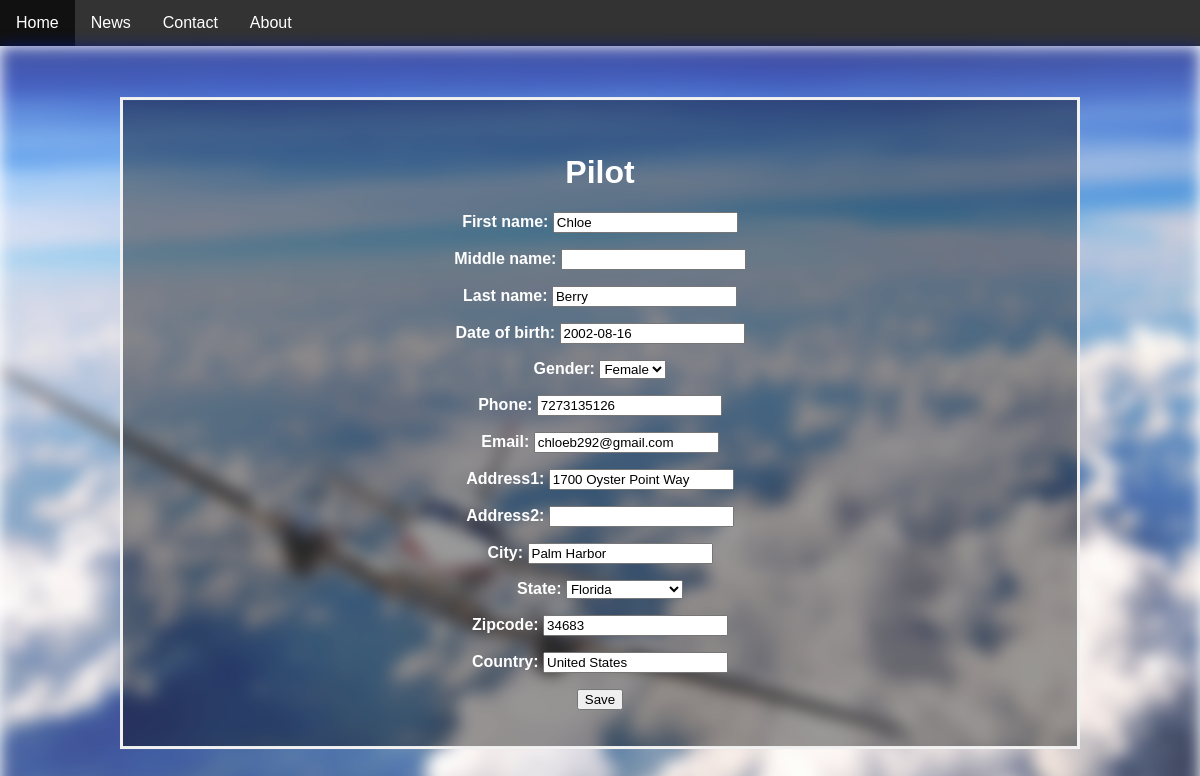
The page /logs/pilot/1/edit/ on the database its author committed.
### logs/models.py (models this page shows, shortened)
class Pilot(models.Model):
    custom_user = models.ForeignKey(CustomUser, on_delete=models.CASCADE)
    first_name = models.CharField(max_length=200)
    middle_name = models.CharField(max_length=200,blank=True)
    last_name = models.CharField(max_length=200)
    date_of_birth = models.DateField(null=True)
    GENDER_CHOICES = (
        ('M', 'Male'),
        ('F', 'Female'),
    )
    gender = models.CharField(max_length=1, choices=GENDER_CHOICES)
    phone = models.CharField(max_length=200)
    email = models.CharField(max_length=200)
    STATE_CHOICES = (("Alabama","Alabama"),("Alaska","Alaska"),("Arizona","Arizona"),("Arkansas","Arkansas"),("California","California"),("Colorado","Colorado"),("Connecticut","Connecticut"),("Delaware","Delaware"),("Florida","Florida"),("Georgia","Georgia"),("Hawaii","Hawaii"),("Idaho","Idaho"),("Illinois","Illinois"),("Indiana","Indiana"),("Iowa","Iowa"),("Kansas","Kansas"),("Kentucky","Kentucky"),("Louisiana","Louisiana"),("Maine","Maine"),("Maryland","Maryland"),("Massachusetts","Massachusetts"),("Michigan","Michigan"),("Minnesota","Minnesota"),("Mississippi","Mississippi"),("Missouri","Missouri"),("Montana","Montana"),("Nebraska","Nebraska"),("Nevada","Nevada"),("New Hampshire","New Hampshire"),("New Jersey","New Jersey"),("New Mexico","New Mexico"),("New York","New York"),("North Carolina","North Carolina"),("North Dakota","North Dakota"),("Ohio","Ohio"),("Oklahoma","Oklahoma"),("Oregon","Oregon"),("Pennsylvania","Pennsylvania"),("Rhode Island","Rhode Island"),("South Carolina","South Carolina"),("South Dakota","South Dakota"),("Tennessee","Tennessee"),("Texas","Texas"),("Utah","Utah"),("Vermont","Vermont"),("Virginia","Virginia"),("Washington","Washington"),("West Virginia","West Virginia"),("Wisconsin","Wisconsin"),("Wyoming","Wyoming"))
    address1 = models.CharField(max_length=200)
    address2 = models.CharField(max_length=200, blank=True)
    city = models.CharField(max_length=200)
    state = models.CharField(max_length=200, choices=STATE_CHOICES)
    zipcode = models.CharField(max_length=200)
    country = models.CharField(max_length=200)

### logs/views.py (the view)
# urls.py: path('pilot/<int:pk>/edit/', views.pilot_edit, name='pilot_edit'),
def pilot_edit(request, pk):
    pilot = get_object_or_404(Pilot, pk=pk)
    if request.method == "POST":
        pilot_form = PilotForm(request.POST, instance=pilot)
        if pilot_form.is_valid():
            post = pilot_form.save(commit=False)
            post.author = request.user
            post.published_date = timezone.now()
            post.save()
            return redirect('pilot-list')
    else:
        pilot_form = PilotForm(instance=pilot)
    return render(request, 'logs/add_pilot.html', {'pilot_form': pilot_form})

### logs/forms.py
class PilotForm(forms.ModelForm):
    class Meta:
        model = Pilot
        fields = [
            'first_name',
            'middle_name',
            'last_name',
            'last_name' ,
            'date_of_birth' ,
            'gender',
            'phone',
            'email',
            'address1' ,
            'address2',
            'city',
            'state',
            'zipcode',
            'country',
]

### logs/templates/logs/add_pilot.html (shortened to what this page needs)
{% extends 'logs/base.html' %}
{% block content %}
    <h1>Pilot </h1>
    <form method="POST">
        {{ pilot_form.as_p }}
        <button type="submit">Save</button>
    </form>
{% endblock %}

### logs/templates/logs/base.html (style rules this page uses)
body, html { height: 100%; margin: 0; font-family: Arial, Helvetica, sans-serif; }
* { box-sizing: border-box; }

### rows shown on the page
Pilot: first_name "Chloe", last_name "Berry", date_of_birth "2002-08-16", gender "Female", phone "7273135126", email "chloeb292@gmail.com", address1 "1700 Oyster Point Way", city "Palm Harbor", state "Florida", zipcode "34683", country "United States"
